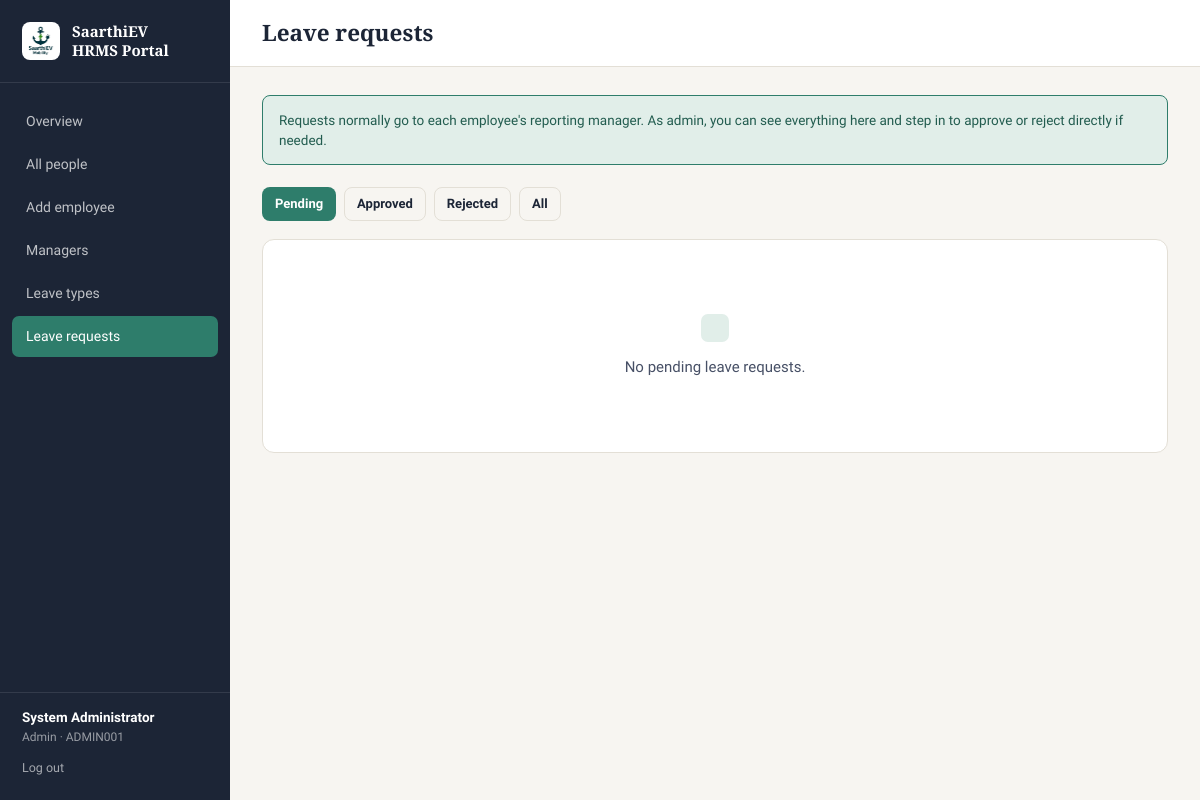
The page /admin/leaves (signed in) on the database its author committed.
### models.py (models this page shows, shortened)
class EmployeeProfile(db.Model):
    id = db.Column(db.Integer, primary_key=True)
    user_id = db.Column(db.Integer, db.ForeignKey("user.id"), nullable=False, unique=True)
    full_name = db.Column(db.String(150), nullable=False)
    designation = db.Column(db.String(100))
    department = db.Column(db.String(100))
    date_of_joining = db.Column(db.Date)
    reporting_manager_id = db.Column(db.Integer, db.ForeignKey("user.id"), nullable=True)
    date_of_birth = db.Column(db.Date)
    gender = db.Column(db.String(20))
    personal_email = db.Column(db.String(120))
    phone_number = db.Column(db.String(20))
    blood_group = db.Column(db.String(10))
    pan_number = db.Column(db.String(20))
    aadhaar_number = db.Column(db.String(20))
    current_address_line1 = db.Column(db.String(200))
    current_address_line2 = db.Column(db.String(200))
    current_city = db.Column(db.String(100))
    current_state = db.Column(db.String(100))
    current_pincode = db.Column(db.String(10))
    permanent_address_line1 = db.Column(db.String(200))
    permanent_address_line2 = db.Column(db.String(200))
    permanent_city = db.Column(db.String(100))
    permanent_state = db.Column(db.String(100))
    permanent_pincode = db.Column(db.String(10))
    same_as_current = db.Column(db.Boolean, default=False)
    bank_account_number = db.Column(db.String(40))
    bank_ifsc_code = db.Column(db.String(20))
    bank_name = db.Column(db.String(100))
    bank_branch = db.Column(db.String(100))
    previous_company_name = db.Column(db.String(150))
    previous_designation = db.Column(db.String(100))
    previous_employment_from = db.Column(db.Date)
    previous_employment_to = db.Column(db.Date)
    relieving_letter_filename = db.Column(db.String(255))
    emergency_contact_name = db.Column(db.String(150))
    emergency_contact_relation = db.Column(db.String(50))
    emergency_contact_phone = db.Column(db.String(20))
    spouse_name = db.Column(db.String(150))
    spouse_dob = db.Column(db.Date)
    profile_completed = db.Column(db.Boolean, default=False)
    updated_at = db.Column(db.DateTime, default=datetime.utcnow, onupdate=datetime.utcnow)
    reporting_manager = db.relationship("User", foreign_keys=[reporting_manager_id])
    children = db.relationship("Child", backref="profile", cascade="all, delete-orphan")

class User(db.Model, UserMixin):
    id = db.Column(db.Integer, primary_key=True)
    employee_code = db.Column(db.String(20), unique=True, nullable=False)  # e.g. EMP1001
    password_hash = db.Column(db.String(255), nullable=False)
    role = db.Column(db.String(20), nullable=False, default="employee")  # admin / manager / employee
    must_change_password = db.Column(db.Boolean, default=True)
    is_active = db.Column(db.Boolean, nullable=False, default=True)
    created_at = db.Column(db.DateTime, default=datetime.utcnow)
    profile = db.relationship("EmployeeProfile", backref="user", uselist=False,
                               cascade="all, delete-orphan",
                               foreign_keys="EmployeeProfile.user_id")

### routes.py (the view)
    @app.route("/admin/leaves")
    @role_required("admin")
    def admin_leave_requests():
        status_filter = request.args.get("status", "pending")
        query = LeaveApplication.query
        if status_filter != "all":
            query = query.filter_by(status=status_filter)
        applications = query.order_by(LeaveApplication.applied_at.desc()).all()
        return render_template("admin/leave_requests.html", applications=applications,
                                status_filter=status_filter)

### app.py (called while the page is built)
@login_manager.user_loader
def load_user(user_id):
    return db.session.get(User, int(user_id))

def role_required(*roles):
    from functools import wraps
    def decorator(f):
        @wraps(f)
        def wrapped(*args, **kwargs):
            if not current_user.is_authenticated:
                return redirect(url_for("login"))
            if current_user.role not in roles:
                abort(403)
            return f(*args, **kwargs)
        return wrapped
    return decorator

### templates/admin/leave_requests.html (shortened to what this page needs)
{% extends "base.html" %}
{% block page_title %}Leave requests{% endblock %}
{% block content %}
<div class="help-banner">
  Requests normally go to each employee's reporting manager. As admin, you can see everything
  here and step in to approve or reject directly if needed.
</div>
<div style="display:flex; gap:8px; margin-bottom: 18px;">
  {% for s, label in [('pending','Pending'), ('approved','Approved'), ('rejected','Rejected'), ('all','All')] %}
    <a href="{{ url_for('admin_leave_requests', status=s) }}"
       class="btn btn-sm {{ 'btn-primary' if status_filter == s else 'btn-outline' }}">{{ label }}</a>
  {% endfor %}
</div>
<div class="card">
  {% if applications %}
  <table class="list">
    <thead>
      <tr>
        <th>Employee</th><th>Leave type</th><th>Dates</th><th>Days</th>
        <th>Reason</th><th>Status</th><th></th>
      </tr>
    </thead>
    <tbody>
      {% for a in applications %}
      <tr>
        <td>{{ a.user.profile.full_name }}<br><span style="color:var(--ink-soft); font-size:12px;">{{ a.user.employee_code }}</span></td>
        <td>{{ a.leave_type.name }}</td>
        <td>{{ a.start_date.strftime('%d %b %Y') }} – {{ a.end_date.strftime('%d %b %Y') }}</td>
        <td>{{ a.days|round(1) }}</td>
        <td style="max-width:200px;">{{ a.reason or '—' }}</td>
        <td>
          {% if a.status == 'pending' %}<span class="badge badge-pending">Pending</span>
          {% elif a.status == 'approved' %}<span class="badge badge-complete">Approved</span>
          {% elif a.status == 'rejected' %}<span class="badge" style="background:var(--rose-soft); color:var(--rose);">Rejected</span>
          {% else %}<span class="badge" style="background:var(--line); color:var(--ink-soft);">Cancelled</span>{% endif %}
        </td>
        <td style="white-space:nowrap;">
          {% if a.status == 'pending' %}
          <form method="POST" action="{{ url_for('admin_decide_leave', app_id=a.id) }}" style="display:inline;">
            <input type="hidden" name="decision" value="approved">
            <button type="submit" class="btn btn-outline btn-sm">Approve</button>
          </form>
          <form method="POST" action="{{ url_for('admin_decide_leave', app_id=a.id) }}" style="display:inline;"
                onsubmit="return confirm('Reject this leave request?');">
            <input type="hidden" name="decision" value="rejected">
            <button type="submit" class="btn btn-outline btn-sm" style="color:var(--rose);">Reject</button>
          </form>
          {% else %}
            <span style="color:var(--ink-soft); font-size:13px;">
              {% if a.decided_by %}by {{ a.decided_by.profile.full_name }}{% endif %}
            </span>
          {% endif %}
        </td>
      </tr>
      {% endfor %}
    </tbody>
  </table>
  {% else %}
  <div class="empty-state">
    <div class="sq"></div>
    No {{ status_filter }} leave requests.
  </div>
  {% endif %}
</div>
{% endblock %}

### templates/base.html (shortened to what this page needs)
<!DOCTYPE html>
<html lang="en">
<head>
  <link rel="stylesheet" href="{{ url_for('static', filename='css/style.css') }}">
</head>
<body>
  <div class="shell">
    <aside class="sidebar">
      <div class="brand">
        <span class="brand-logo-chip"><img src="{{ url_for('static', filename='img/logo.png') }}" alt="SaarthiEV Mobility"></span>
        <span class="word">SaarthiEV<br>HRMS Portal</span>
      </div>
      <nav>
        {% if current_user.role == 'admin' %}
          <a href="{{ url_for('admin_dashboard') }}" class="{{ 'active' if request.endpoint == 'admin_dashboard' }}">Overview</a>
          <a href="{{ url_for('admin_employee_list') }}" class="{{ 'active' if request.endpoint in ['admin_employee_list','admin_view_employee'] }}">All people</a>
          <a href="{{ url_for('admin_create_employee') }}" class="{{ 'active' if request.endpoint == 'admin_create_employee' }}">Add employee</a>
          <a href="{{ url_for('admin_manager_list') }}" class="{{ 'active' if request.endpoint == 'admin_manager_list' }}">Managers</a>
          <a href="{{ url_for('admin_leave_types') }}" class="{{ 'active' if request.endpoint == 'admin_leave_types' }}">Leave types</a>
          <a href="{{ url_for('admin_leave_requests') }}" class="{{ 'active' if request.endpoint == 'admin_leave_requests' }}">Leave requests</a>
        {% endif %}
      </nav>
      <div class="who">
        <div class="name">{{ current_user.profile.full_name if current_user.profile else current_user.employee_code }}</div>
        <div class="role">{{ current_user.role }} · {{ current_user.employee_code }}</div>
        <form action="{{ url_for('logout') }}" method="get">
          <button type="submit">Log out</button>
        </form>
      </div>
    </aside>
    <div class="main">
      <div class="topbar">
        <h2 style="margin:0;">{% block page_title %}{% endblock %}</h2>
      </div>
      <div class="content">
        {% block content %}{% endblock %}
      </div>
    </div>
  </div>
</body>
</html>

### static/css/style.css (style rules this page uses)
:root { --ink: #1C2536; --ink-soft: #475066; --paper: #F7F5F1; --paper-raised: #FFFFFF; --line: #E3DFD6; --teal: #2E7D6B; --teal-dark: #225C4F; --amber: #C8862A; --rose: #B3433B; --rose-soft: #F6E3E1; --amber-soft: #F8EBD9; --teal-soft: #E1EEE9; --radius: 8px; --shadow: 0 1px 2px rgba(28, 37, 54, 0.06), 0 4px 14px rgba(28, 37, 54, 0.05); }
* { box-sizing: border-box; }
body { margin: 0; font-family: "Source Sans 3", "Segoe UI", system-ui, sans-serif; background: var(--paper); color: var(--ink); font-size: 15px; line-height: 1.5; }
h1, h2, h3, .display { font-family: "Source Serif 4", Georgia, serif; font-weight: 600; color: var(--ink); margin: 0 0 .35em; }
a { color: var(--teal-dark); text-decoration: none; }
.btn { display: inline-flex; align-items: center; justify-content: center; gap: 6px; padding: 10px 18px; border-radius: var(--radius); border: 1px solid transparent; font-size: 14px; font-weight: 600; cursor: pointer; font-family: inherit; transition: opacity .15s, background .15s; }
.btn-primary { background: var(--teal); color: #fff; }
.btn-outline { background: transparent; border-color: var(--line); color: var(--ink); }
.btn-sm { padding: 6px 12px; font-size: 13px; }
.shell { display: flex; min-height: 100vh; }
.sidebar { width: 230px; background: var(--ink); color: #fff; flex-shrink: 0; display: flex; flex-direction: column; padding: 22px 0; }
.sidebar .brand { display: flex; align-items: center; gap: 12px; padding: 0 22px 22px; border-bottom: 1px solid rgba(255,255,255,.1); margin-bottom: 18px; }
.sidebar .brand .brand-logo-chip { background: #fff; border-radius: 8px; width: 38px; height: 38px; flex-shrink: 0; display: flex; align-items: center; justify-content: center; padding: 4px; }
.sidebar .brand .brand-logo-chip img { width: 100%; height: 100%; object-fit: contain; }
.sidebar .brand .word { font-family: "Source Serif 4", serif; font-weight: 700; font-size: 15px; line-height: 1.25; color: #fff; }
.sidebar nav { display: flex; flex-direction: column; gap: 2px; padding: 0 12px; flex-grow: 1; }
.sidebar nav a { color: rgba(255,255,255,.72); padding: 10px 14px; border-radius: 7px; font-size: 14px; font-weight: 500; text-decoration: none; }
.sidebar nav a.active { background: var(--teal); color: #fff; }
.sidebar .who { padding: 14px 22px 0; border-top: 1px solid rgba(255,255,255,.1); margin-top: 10px; }
.sidebar .who .name { font-size: 13.5px; font-weight: 600; color: #fff; }
.sidebar .who .role { font-size: 12px; color: rgba(255,255,255,.55); text-transform: capitalize; }
.sidebar .who form { margin-top: 10px; }
.sidebar .who button { background: none; border: none; color: rgba(255,255,255,.6); font-size: 12.5px; cursor: pointer; padding: 0; font-family: inherit; }
.main { flex-grow: 1; min-width: 0; }
.topbar { background: var(--paper-raised); border-bottom: 1px solid var(--line); padding: 16px 32px; display: flex; align-items: center; justify-content: space-between; }
.content { padding: 28px 32px 60px; max-width: 1100px; }
.card { background: var(--paper-raised); border: 1px solid var(--line); border-radius: 12px; padding: 24px 26px; margin-bottom: 22px; }
.empty-state { text-align: center; padding: 50px 20px; color: var(--ink-soft); }
.empty-state .sq { width: 28px; height: 28px; background: var(--teal-soft); border-radius: 7px; margin: 0 auto 14px; }
.help-banner { background: var(--teal-soft); border: 1px solid var(--teal); border-radius: var(--radius); padding: 14px 16px; font-size: 13.5px; color: var(--teal-dark); margin-bottom: 22px; }

### rows shown on the page
EmployeeProfile: profile "System Administrator"
User: role "Admin", employee_code "ADMIN001"

### other values the page prints
{{ label }} "Pending" "Approved" "Rejected" "All"
{{ status_filter }} "pending"
